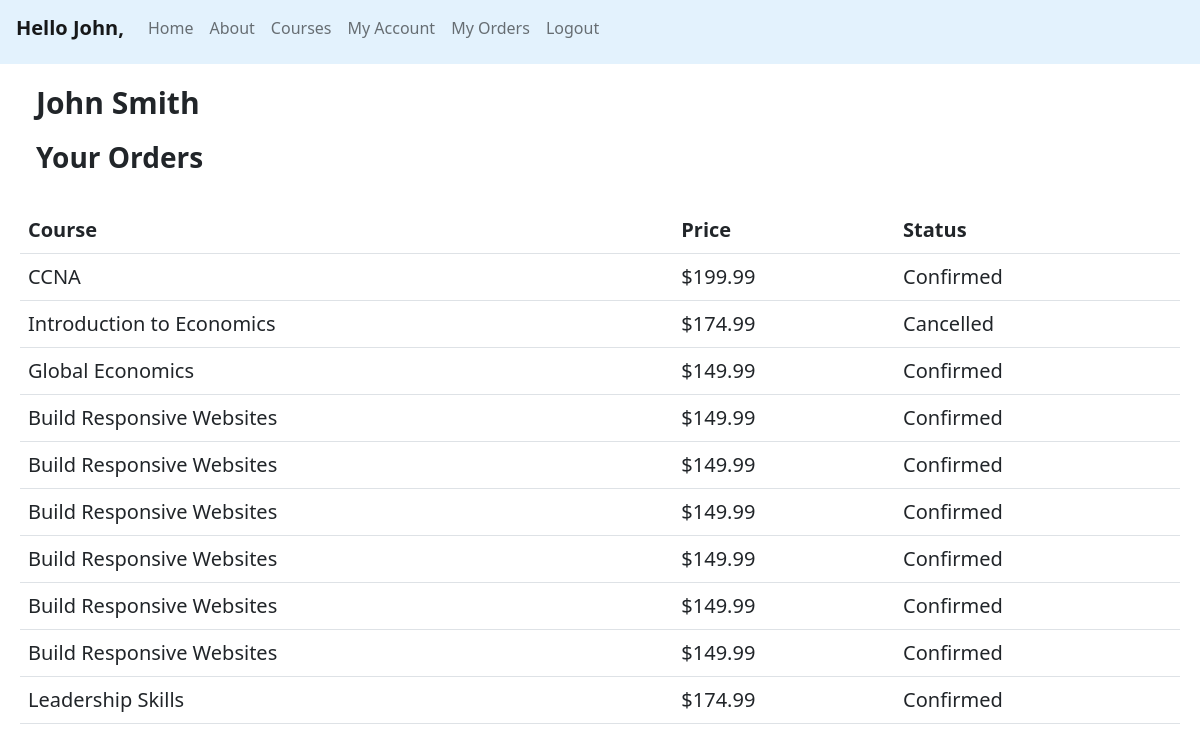
The app's page /myapp/myorders/ (signed in) with its own data.
### myapp/models.py (models this page shows, shortened)
class Order(models.Model):
    STATUS = [(0, 'Cancelled'), (1, 'Order Confirmed')]
    course = models.ForeignKey(Course, related_name='orders', on_delete=models.CASCADE)
    student = models.ForeignKey(Student, related_name='orders', on_delete=models.CASCADE)
    levels = models.PositiveIntegerField()
    order_status = models.IntegerField(choices=STATUS, default=1)
    order_date = models.DateTimeField()

class Course(models.Model):
    topic = models.ForeignKey(Topic, related_name='courses', on_delete=models.CASCADE)
    name = models.CharField(max_length=200)
    price = models.DecimalField(max_digits=10, decimal_places=2, validators=[validate_price])
    for_everyone = models.BooleanField(default=True)
    description = models.TextField(max_length=300, null=True, blank=True)
    interested = models.PositiveIntegerField(default=0)
    stages = models.PositiveIntegerField(default=3)

### myapp/views.py (the view)
# urls.py: path(r'myorders/', views.myorders, name='myorders'),
@login_required
def myorders(request):
    students = Student.objects.filter(pk=request.user.id)
    if len(students) == 1:
        orders = students[0].orders.all()
        return render(request, 'myapp/myorders.html', {'student': students[0], 'orders': orders})
    else:
        return render(request, 'myapp/myorders.html')

### myapp/templates/myapp/myorders.html
{% extends 'myapp/base.html' %}
{% block body_block %}
    {% if student %}
        <div class="mx-3" style="font-size: 30px; font-weight: bold">{{ student.first_name }} {{ student.last_name }}</div>
        {% if orders %}
            {% if orders|length > 0 %}
                <h3 class="mx-3 mt-3 fw-bold"> Your Orders</h3>
                <table class=" lead table">
                    <thead>
                        <tr>
                          <th scope="col">Course</th>
                          <th scope="col">Price</th>
                          <th scope="col">Status</th>
                        </tr>
                    </thead>
                    <tbody>
                    {% for order in orders %}
                        <tr class="width-80">
                            <td>{{ order.course.name }}</td>
                            <td>${{ order.course.price }}</td>
                            {% if order.order_status == 1 %}
                                &nbsp; &nbsp;<td>Confirmed </td>
                            {% else %}
                                &nbsp; &nbsp;<td>Cancelled </td>
                            {% endif %}
                        </tr>
                    {% endfor %}
                    </tbody>
                </table>
                {% endif %}
            {% else %}
                <div class="mx-3 lead"><strong>No Order Placed</strong></div>
        {% endif %}
    {% else %}
        <strong> You are not a registered student!!</strong>
    {% endif %}
{% endblock %}

### myapp/templates/myapp/base.html (shortened to what this page needs)
<!DOCTYPE html>
{% load static %}
<html>
    <head>
        <link rel="stylesheet" type="text/css" href="{% static 'myapp/style.css' %}"/>
        <link href="https://cdn.jsdelivr.net/npm/bootstrap@5.2.0/dist/css/bootstrap.min.css" rel="stylesheet">
    </head>
    <body>
        <nav class="navbar navbar-light navbar-expand-lg px-3 pb-0" style="background-color: #e3f2fd;">
            <div class="collapse navbar-collapse" id="navbarNav">
                <ul class="navbar-nav">
                    <li class="nav-item" style="font-weight: bold">
                        {% if request.user.is_authenticated %}
                            <p class="navbar-brand">Hello {{ request.user.first_name }},</p>
                        {% else %}
                            <p class="navbar-brand">Hello User,</p>
                        {% endif %}
                    </li>
                    <li class="nav-item active"><a class="nav-link" href="{% url 'myapp:index' %}">Home</a></li>
                    <li class="nav-item"><a class="nav-link" href="/myapp/about/">About</a></li>
                    <li class="nav-item"><a class="nav-link" href="{% url 'myapp:courses' %}">Courses</a></li>
                    {% if request.user.is_authenticated %}
                        <li class="nav-item"><a class="nav-link" href = "{% url 'myapp:my_account' %}">My Account</a></li>
                        <li class="nav-item"><a class="nav-link" href = "{% url 'myapp:myorders' %}">My Orders</a></li>
                        <li class="nav-item"><a class="nav-link" href = "{% url 'myapp:logout' %}">Logout</a></li>
                    {% else %}
                        <li class="nav-item"><a class="nav-link" href = "{% url 'myapp:login' %}">Login<br/></a></li>
                        <li class="nav-item"><a class="nav-link" href = "{% url 'myapp:register' %}">Register</a></li>
                    {% endif %}
                </ul>
            </div>
        </nav>
        <div class="mx-1 p-3">
            {% block body_block %}*** {% endblock %}
        </div>
    </body>
</html>

### myapp/static/myapp/style.css (style rules this page uses)
.width-80 { width: 80%; margin: auto; }

### records on screen
Order: course.name "CCNA", course.price "199.99", order_status "Confirmed"
Order: course.name "Introduction to Economics", course.price "174.99", order_status "Cancelled"
Order: course.name "Global Economics", course.price "149.99", order_status "Confirmed"
Order: course.name "Build Responsive Websites", course.price "149.99", order_status "Confirmed"
Order: course.name "Build Responsive Websites", course.price "149.99", order_status "Confirmed"
Order: course.name "Build Responsive Websites", course.price "149.99", order_status "Confirmed"
Order: course.name "Build Responsive Websites", course.price "149.99", order_status "Confirmed"
Order: course.name "Build Responsive Websites", course.price "149.99", order_status "Confirmed"
Order: course.name "Build Responsive Websites", course.price "149.99", order_status "Confirmed"
Order: course.name "Leadership Skills", course.price "174.99", order_status "Confirmed"

### other values on screen
{{ request.user.first_name }} "John"
{{ student.first_name }} "John"
{{ student.last_name }} "Smith"
